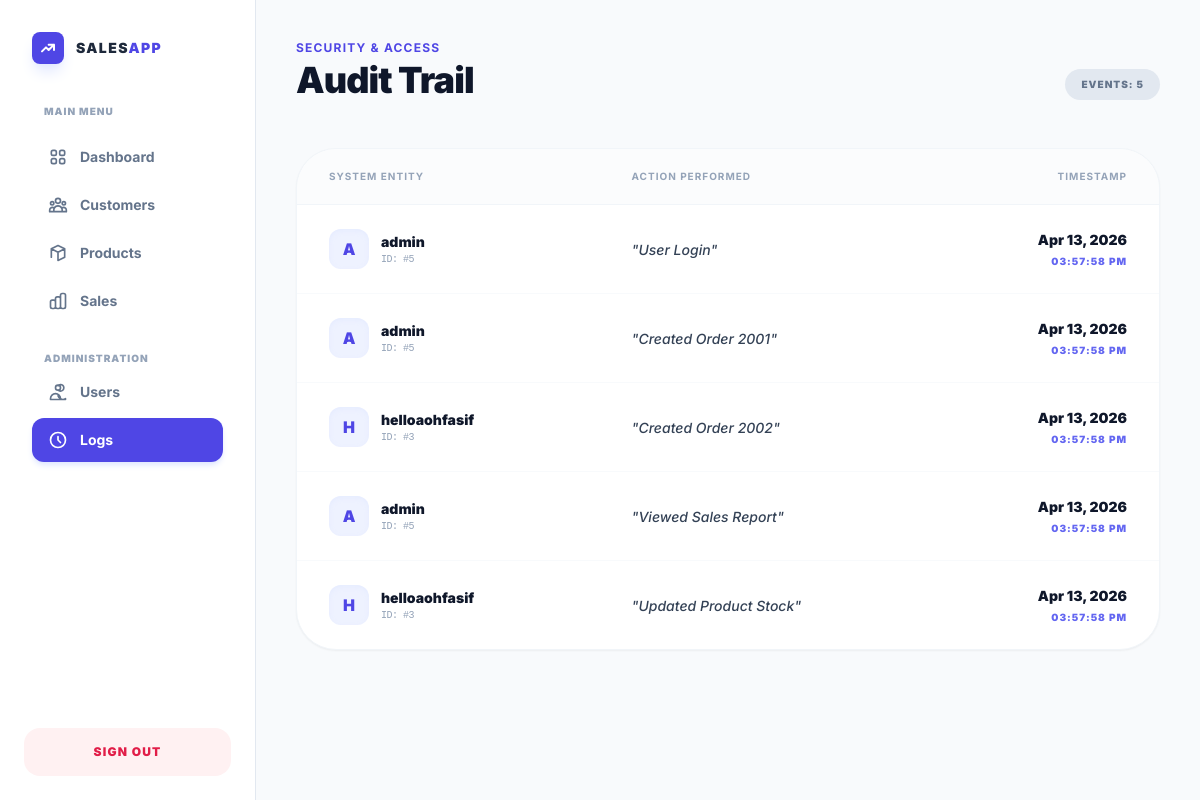
The page /logs.php (signed in) on the database its author committed.
### tables this page shows
CREATE TABLE `logs` (
  `log_id` int(11) NOT NULL,
  `user_id` int(11) NOT NULL,
  `action` varchar(100) NOT NULL,
  `log_time` datetime DEFAULT current_timestamp()
);

CREATE TABLE `users` (
  `id` int(11) NOT NULL,
  `username` varchar(50) NOT NULL,
  `password_bcrypt` varchar(255) NOT NULL,
  `password_sha256` char(64) DEFAULT NULL,
  `role` varchar(20) DEFAULT 'user',
  `created_at` timestamp NOT NULL DEFAULT current_timestamp()
);

### logs.php (the view, shortened to what this page needs)
<?php
require 'db.php';
if (!function_exists('h')) {
    function h($str) { return htmlspecialchars($str ?? '', ENT_QUOTES, 'UTF-8'); }
}
$logs = $conn->query("SELECT l.*, u.username FROM logs l LEFT JOIN users u ON l.user_id = u.id ORDER BY l.log_time DESC");
?>
<!DOCTYPE html>
<html lang="en">
<head>
    <script src="https://cdn.tailwindcss.com"></script>
</head>
<body class="bg-[#F8FAFC] text-slate-900 flex">
    <aside class="w-64 h-screen bg-white border-r border-slate-200 fixed left-0 top-0 flex flex-col z-50">
        <div class="p-8">
            <div class="flex items-center space-x-3 mb-10">
                <div class="w-8 h-8 bg-indigo-600 rounded-lg flex items-center justify-center shadow-lg shadow-indigo-100">
                    <svg class="w-4 h-4 text-white" fill="none" stroke="currentColor" viewBox="0 0 24 24"><path stroke-linecap="round" stroke-linejoin="round" stroke-width="3" d="M13 7h8m0 0v8m0-8l-8 8-4-4-6 6"></path></svg>
                </div>
                <span class="text-sm font-black tracking-widest text-slate-800 uppercase">Sales<span class="text-indigo-600">App</span></span>
            </div>
            <nav class="space-y-1">
                <p class="text-[10px] font-black text-slate-400 uppercase tracking-widest mb-4 ml-3">Main Menu</p>
                <a href="admin.php" class="flex items-center space-x-3 px-4 py-3 rounded-xl text-slate-500 hover:bg-slate-50 transition-all">
                    <span class="text-sm font-bold">Dashboard</span>
                </a>
                <a href="customers.php" class="flex items-center space-x-3 px-4 py-3 rounded-xl text-slate-500 hover:bg-slate-50 transition-all">
                    <span class="text-sm font-bold">Customers</span>
                </a>
                <a href="products.php" class="flex items-center space-x-3 px-4 py-3 rounded-xl text-slate-500 hover:bg-slate-50 transition-all">
                    <svg class="w-5 h-5" fill="none" stroke="currentColor" viewBox="0 0 24 24"><path stroke-linecap="round" stroke-linejoin="round" stroke-width="2" d="M20 7l-8-4-8 4m16 0l-8 4m8-4v10l-8 4m-8-4V7m8 4v10M4 7l8 4"></path></svg>
                    <span class="text-sm font-bold">Products</span>
                </a>
                <a href="sales.php" class="flex items-center space-x-3 px-4 py-3 rounded-xl text-slate-500 hover:bg-slate-50 transition-all">
                    <span class="text-sm font-bold">Sales</span>
                </a>
                <p class="text-[10px] font-black text-slate-400 uppercase tracking-widest pt-6 mb-4 ml-3">Administration</p>
                <a href="users.php" class="flex items-center space-x-3 px-4 py-3 rounded-xl text-slate-500 hover:bg-slate-50 transition-all">
                    <svg class="w-5 h-5" fill="none" stroke="currentColor" viewBox="0 0 24 24"><path stroke-linecap="round" stroke-linejoin="round" stroke-width="2" d="M12 4.354a4 4 0 110 5.292M15 21H3v-1a6 6 0 0112 0v1zm0 0h6v-1a6 6 0 01-9-3.375M15 6.75a3 3 0 11-6 0 3 3 0 016 0z"></path></svg>
                    <span class="text-sm font-bold">Users</span>
                </a>
                <a href="logs.php" class="flex items-center space-x-3 px-4 py-3 rounded-xl bg-indigo-600 text-white shadow-indigo-100 shadow-md transition-all">
                    <svg class="w-5 h-5" fill="none" stroke="currentColor" viewBox="0 0 24 24"><path stroke-linecap="round" stroke-linejoin="round" stroke-width="2" d="M12 8v4l3 3m6-3a9 9 0 11-18 0 9 9 0 0118 0z"></path></svg>
                    <span class="text-sm font-bold">Logs</span>
                </a>
            </nav>
        </div>
        <div class="mt-auto p-6">
            <a href="logout.php" class="flex items-center justify-center space-x-2 px-4 py-4 rounded-2xl bg-rose-50 text-rose-600 text-xs font-black uppercase tracking-widest hover:bg-rose-100 transition-all"><span>Sign Out</span></a>
        </div>
    </aside>
    <main class="flex-1 ml-64 p-10 min-h-screen">
        <header class="mb-12 flex justify-between items-end">
            <div>
                <p class="text-indigo-600 font-bold text-xs uppercase tracking-widest mb-1">Security & Access</p>
                <h1 class="text-4xl font-black text-slate-900 tracking-tight">Audit Trail</h1>
            </div>
            <div class="text-[10px] font-black text-slate-500 bg-slate-200 px-4 py-2 rounded-full uppercase tracking-widest">
                Events: <?= $logs->num_rows ?>
            </div>
        </header>
        <div class="bg-white rounded-[2.5rem] shadow-sm border border-slate-100 overflow-hidden">
            <div class="overflow-x-auto">
                <table class="w-full text-left">
                    <thead class="bg-slate-50/50 text-[10px] text-slate-400 font-black uppercase tracking-widest border-b border-slate-100">
                        <tr>
                            <th class="px-8 py-5">System Entity</th>
                            <th class="px-8 py-5">Action Performed</th>
                            <th class="px-8 py-5 text-right">Timestamp</th>
                        </tr>
                    </thead>
                    <tbody class="divide-y divide-slate-50">
                        <?php if($logs && $logs->num_rows > 0): ?>
                            <?php while($row = $logs->fetch_assoc()): ?>
                            <tr class="hover:bg-slate-50/80 transition-colors">
                                <td class="px-8 py-6">
                                    <div class="flex items-center space-x-3">
                                        <div class="w-10 h-10 bg-indigo-50 rounded-xl flex items-center justify-center text-indigo-600 font-black shadow-inner shadow-indigo-100/50">
                                            <?= strtoupper(substr($row['username'] ?? 'U', 0, 1)) ?>
                                        </div>
                                        <div>
                                            <div class="text-sm font-black text-slate-900"><?= h($row['username'] ?? 'Anonymous') ?></div>
                                            <div class="text-[10px] text-slate-400 font-mono tracking-tighter uppercase">ID: #<?= h($row['user_id']) ?></div>
                                        </div>
                                    </div>
                                </td>
                                <td class="px-8 py-6">
                                    <span class="text-sm text-slate-700 italic font-medium leading-relaxed">
                                        "<?= h($row['action']) ?>"
                                    </span>
                                </td>
                                <td class="px-8 py-6 text-right">
                                    <div class="text-sm font-black text-slate-900"><?= date('M d, Y', strtotime($row['log_time'])) ?></div>
                                    <div class="text-[10px] text-indigo-500 font-black uppercase tracking-widest mt-1">
                                        <?= date('h:i:s A', strtotime($row['log_time'])) ?>
                                    </div>
                                </td>
                            </tr>
                            <?php endwhile; ?>
                        <?php else: ?>
                            <tr>
                                <td colspan="3" class="px-8 py-20 text-center text-slate-400 italic text-sm font-semibold">No activity logs recorded.</td>
                            </tr>
                        <?php endif; ?>
                    </tbody>
                </table>
            </div>
        </div>
    </main>
</body>
</html>

### logs.php (style rules this page uses)
body { font-family: 'Inter', sans-serif; }

### rows shown on the page
logs: user.username "A", user.username "admin", user "5", action "User Login", log_time "Apr 13, 2026", log_time "03:57:58 PM"
logs: user.username "A", user.username "admin", user "5", action "Created Order 2001", log_time "Apr 13, 2026", log_time "03:57:58 PM"
logs: user.username "H", user.username "helloaohfasif", user "3", action "Created Order 2002", log_time "Apr 13, 2026", log_time "03:57:58 PM"
logs: user.username "A", user.username "admin", user "5", action "Viewed Sales Report", log_time "Apr 13, 2026", log_time "03:57:58 PM"
logs: user.username "H", user.username "helloaohfasif", user "3", action "Updated Product Stock", log_time "Apr 13, 2026", log_time "03:57:58 PM"

### other values the page prints
$logs->num_rows "5"
